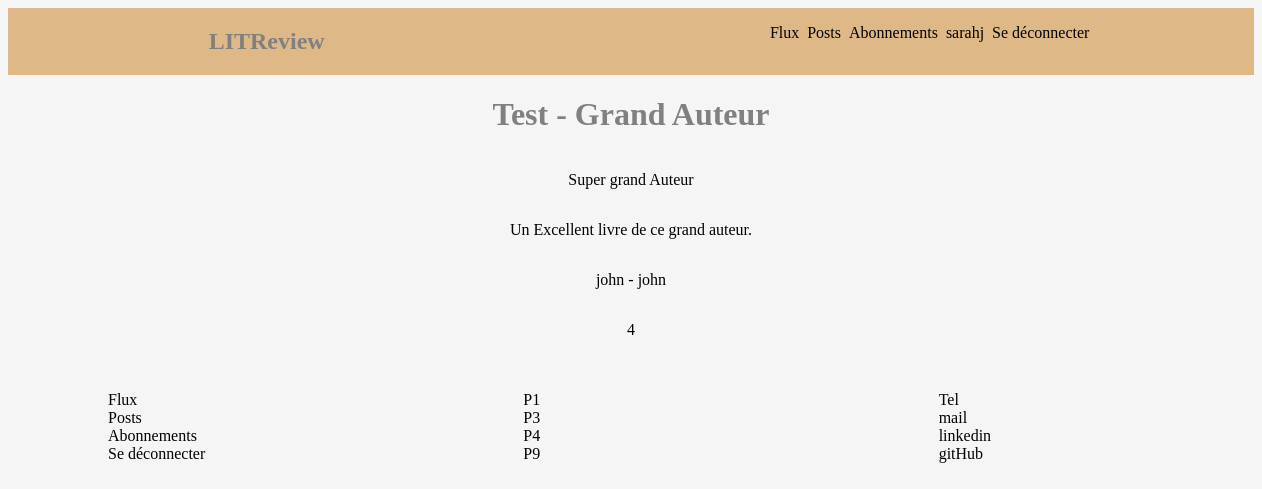
Screenshot of /flux/1/ (signed in) with the database file from the repository.
### Authentication/models.py (models this page shows)
class User(AbstractUser):
    CREATOR = 'CREATOR'
    SUBSCRIBER = 'SUBSCRIBER'
    GUEST = 'GUEST'
    ROLE_CHOICES = (
        (CREATOR, 'Créateur'),
        (SUBSCRIBER, 'Abonné'),
        (GUEST, 'Invité')
    )
    profile_photo = models.ImageField(verbose_name='Photo de profil')
    role = models.CharField(max_length=30, choices=ROLE_CHOICES, verbose_name='Rôle')

### Review/models.py (models this page shows, shortened)
class Review(models.Model):
    ticket = models.ForeignKey(to=Ticket, on_delete=models.CASCADE)
    rating = models.PositiveSmallIntegerField(
        validators=[MinValueValidator(0), MaxValueValidator(5)])
    headline = models.CharField(max_length=128)
    body = models.CharField(max_length=8192, blank=True)
    user = models.ForeignKey(
        to=settings.AUTH_USER_MODEL, on_delete=models.CASCADE)
    time_created = models.DateTimeField(auto_now_add=True)

class Ticket(models.Model):
    title = models.CharField(max_length=128)
    description = models.TextField(max_length= 2048, blank=True)
    user = models.ForeignKey(to=settings.AUTH_USER_MODEL, on_delete=models.CASCADE)
    image = models.ImageField(null=True,blank=True)
    time_created = models.DateTimeField(auto_now_add=True)
    def __str__(self):
        return self.title

### Review/views.py (the view)
# urls.py: path('flux/<int:review_id>/',Review.views.view_review, name="view_review"),
@login_required
def view_review(request, review_id):
    review = get_object_or_404(Review, id=review_id)
    return render(request,'review/view_review.html', {'review':review})

### Review/templates/review/view_review.html (shortened to what this page needs)
{% extends 'base/base.html' %} {% block pagecontent %}
<h1>{{review.ticket}}</h1>
<p>{{review.headline}}</p>
<p>{{review.body}}</p>
<p>{{review.user}} - {{review.user}}</p>
<p>{{review.rating}}</p>
{% endblock pagecontent%}

### templates/base/base.html (shortened to what this page needs)
<!DOCTYPE html>
<html lang="fr">
  <head>
    {% load static %}
    <link
      rel="stylesheet"
      type="text/css"
      href="{% static 'base/style.css' %}"
    />
  </head>
  <body>
    <nav>
      <div>
        <a href="/">
          <h1 class="logo">LITReview</h1>
        </a>
      </div>
      <div>
        <ul class="nav">
          {% if user.is_authenticated %}
          <li><a href="flux/">Flux</a></li>
          <li><a href="posts/">Posts</a></li>
          <li><a href="abonnements/">Abonnements</a></li>
          <li><a href="My_posts/">{{ request.user }}</a></li>
          <li><a href="{% url 'logout'%}">Se déconnecter</a></li>
          {% endif %}
        </ul>
      </div>
    </nav>
    <main class="pagecontain">
      {% block pagecontent %} {% endblock pagecontent %}
    </main>
    <footer class="footer">
      <div class="nav">
        <ul class="menu">
          <li><a href="flux/">Flux</a></li>
          <li><a href="posts/">Posts</a></li>
          <li><a href="abonnements/">Abonnements</a></li>
          <li><a href="authentication/">Se déconnecter</a></li>
        </ul>
      </div>
      <div class="nav">
        <ul class="project">
          <li>P1</li>
          <li>P3</li>
          <li>P4</li>
          <li>P9</li>
        </ul>
      </div>
      <div class="nav">
        <ul class="contact">
          <li>Tel</li>
          <li>mail</li>
          <li>linkedin</li>
          <li>gitHub</li>
        </ul>
      </div>
    </footer>
  </body>
</html>

### static/base/style.css (style rules this page uses)
body { background-color: whitesmoke; }
a { text-decoration: none; color: black; }
ul { list-style: none; }
nav { background-color: burlywood; display: flex; width: 100%; flex-direction: row; justify-content: space-around; }
.nav { display: flex; width: 100%; flex-direction: row; justify-content: space-around; }
h1 { color: grey; }
.pagecontain { width: 100%; height: 100%; display: flex; flex-direction: column; align-items: center; justify-content: center; }
footer { margin: 20px 60px; display: flex; width: 100%; flex-direction: row; justify-content: space-around; }
footer .nav { flex-direction: column; }

### rows the page displays
User: user "sarahj"
Review: ticket "Test - Grand Auteur", headline "Super grand Auteur", body "Un Excellent livre de ce grand auteur.", user "john", rating "4"
